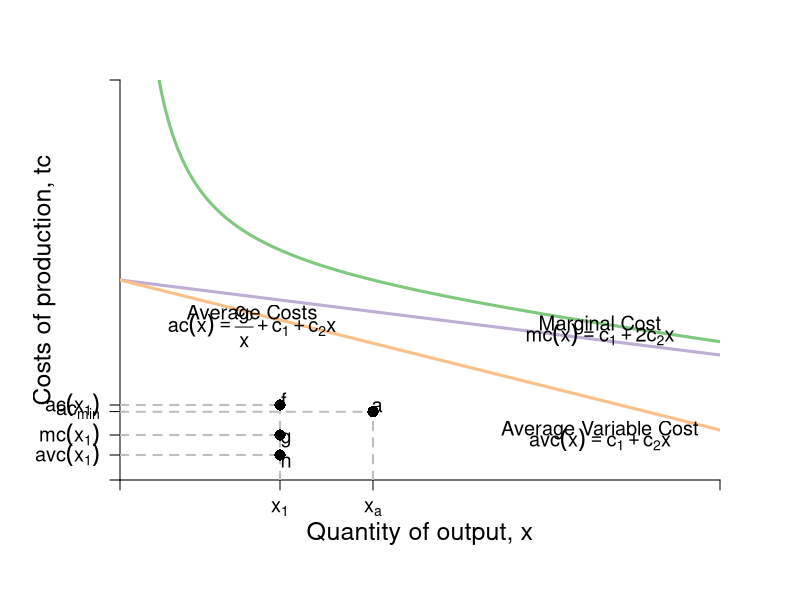

This chart was generated by the following R code:
#Graph Designer: Simon Halliday
#Authors: Bowles, Foley and Halliday
#Title: Coordination, Conflict and Competition: A Text in Microeconomics

require(shape)
pdf(file = "firmmarketsupply/costs_eos.pdf", width = 9, height = 7)

#Set parameters for graphics
axislabelsize <- 1.5
labelsize <- 1.2
graphlinewidth <- 3
segmentlinewidth <- 2

COL <- c("#7fc97f", "#beaed4", "#fdc086", "#ffff99", "#386cb0", "#f0027f", "#bf5b17", "#666666")
COLA <- c("#99d8c9","#66c2a4","#41ae76", "#238b45", "#005824")
COLB <- c("#4eb3d3", "#2b8cbe", "#0868ac","#084081")

#Edited the margins to cater for the larger LHS labels
par(mar =  c(6, 6, 4, 4))

totalcost <- function(x, c0 = 10, c1 = 2, c2 = 0.5){
  c0 + c1*x + c2*x^2
}

avgcost <- function(x,  c0 = 2, c1 = 0.05, c2 = 0.05){
  (c0 + c1*x + c2*x^2)/x
}

avgvarcost <- function(x,  c1 = 0.05, c2 = 0.05){
  (c1*x + c2*x^2)/x
}

marginalcost <- function(x, c1 = 0.05, c2 = 0.05){
  c1 + 2*c2*x
}

mcline <- Mpline <- function(x, constant = 0.3181472, slope = 0.125){
  constant + slope*x
}


xlims <- c(0, 15)
ylims <- c(0, 4)

npts <- 501 
x <- seq(xlims[1], xlims[2], length.out = npts)
y <- seq(ylims[1], ylims[2], length.out = npts) 
a <- c(13, 16.75, 19.25)

plot(0, 0, xlim = xlims, ylim = ylims, type = "n",
     xlab = expression(paste("")),
     ylab = expression(paste("")), 
     xaxt = "n", 
     yaxt = "n", 
     cex.lab = axislabelsize, 
     bty = "n",
     xaxs="i", 
     yaxs="i")

# ticksy <- seq(from = ylims[1], to = ylims[2], by = 1)
# ylabels <- seq(from = ylims[1], to = ylims[2], by = 1)
# ticksx <- seq(from = xlims[1], to = xlims[2], by = 1)
# xlabels <- seq(from = xlims[1], to = xlims[2], by = 1)
ticksy <- c(0, avgvarcost(x = 4), marginalcost(x = 4), avgcost(6.82456), avgcost(x = 4), ylims[2])
ylabels <- c(NA, expression(paste(avc(x[1]))), expression(paste(mc(x[1]))), expression(paste(ac[min])), expression(paste(ac(x[1]))), NA)
ticksx <- c(0, 4, 6.32456, xlims[2])
xlabels <- c(NA, expression(paste(x[1])), expression(paste(x[a])), NA)




axis(1, at = ticksx, pos = 0, labels = xlabels, cex.axis = labelsize)
axis(2, at = ticksy, pos = 0, labels = ylabels, las = 1, cex.axis = labelsize)

npts <- 500 
xx1 <- seq(xlims[1], xlims[2], length.out = npts)
xx3 <- seq(4, 8, length.out = npts)

#lines(xx1, bcA(xx1, w = 10, p = 1.5), col = COLB[3], lwd = graphlinewidth)
lines(xx1, avgcost(xx1, c0 = 2, c1 = 2, c2 = -0.05), col = COL[1], lwd = graphlinewidth)
lines(xx1, avgvarcost(xx1, c1 = 2, c2 = -0.05), col = COL[2], lwd = graphlinewidth)
lines(xx1, marginalcost(xx1, c1 = 2, c2 = -0.05), col = COL[3], lwd = graphlinewidth)
#lines(xx3, mcline(xx3, constant = totalcost(x = 4, c0 = 2, c1 = 0.05, c2 = 0.05) - 6*marginalcost(x = 4, c1 = 0.05, c2 = 0.05), slope = marginalcost(x = 4, c1 = 0.05, c2 = 0.05)), col = "gray", lty = 2, lwd = graphlinewidth)

#Label the axes
mtext(expression(paste("Quantity of output, ", x)), side=1, line = 2.5, cex = axislabelsize)
text(-1.9, 0.5*ylims[2], expression(paste("Costs of production, ",tc)), xpd = TRUE, cex = axislabelsize, srt = 90) 

#Label the cost curve
text(12.5, 14, expression("Total Cost"), cex = labelsize)
text(12.5, 13.5, expression(paste(tc(x) == c[0] + c[1]*x + c[2]*x^2)), cex = labelsize)

#Average Cost
text(3.3, avgcost(x = 3.2) + 0.825, expression(paste("Average Costs")), cex = labelsize)
text(3.3, avgcost(x = 3.2) + 0.7, expression(paste(ac(x) == frac(c[0],x) + c[1] + c[2]*x)), cex = labelsize)

#Average cost minimum
segments(0, avgcost(x = 6.32456), 6.32456, avgcost(x = 6.32456), lty = 2, col = "gray" , lwd = segmentlinewidth)
segments(6.32456, 0, 6.32456, avgcost(x = 6.32456), lty = 2, col = "gray" , lwd = segmentlinewidth)
text(6.32456+0.1, avgcost(x = 6.32456)+0.05, expression(paste("a")), cex = labelsize)
points(6.32456, avgcost(x = 6.32456), pch = 16, col = "black", cex = 1.5)


#Marginal Cost
text(12, marginalcost(x = 12) + 0.3, expression(paste("Marginal Cost")), cex = labelsize)
text(12, marginalcost(x = 12) + 0.2, expression(paste(mc(x) == c[1] + 2*c[2]*x)), cex = labelsize)

#Average Variable Cost
text(12, avgvarcost(x = 12) - 0.15, expression(paste("Average Variable Cost")), cex = labelsize)
text(12, avgvarcost(x = 12) - 0.25, expression(paste(avc(x) == c[1] + c[2]*x)), cex = labelsize)


#Draw segments for average cost
segments(0, avgcost(x = 4, c0 = 2, c1 = 0.05, c2 = 0.05), 4, avgcost(x = 4, c0 = 2, c1 = 0.05, c2 = 0.05), lty = 2, col = "gray" , lwd = segmentlinewidth)
segments(4, 0, 4, avgcost(x = 4), lty = 2, col = "gray" , lwd = segmentlinewidth)
segments(0, marginalcost(x = 4), 4, marginalcost(x = 4), lty = 2, col = "gray" , lwd = segmentlinewidth)
segments(0, avgvarcost(x = 4), 4, avgvarcost(x = 4), lty = 2, col = "gray" , lwd = segmentlinewidth)
# segments(0, 0, 4, avgcost(x = 4, c0 = 2, c1 = 0.05, c2 = 0.05), lty = 2, col = COLB[4] , lwd = segmentlinewidth)
points(4, avgcost(x = 4, c0 = 2, c1 = 0.05, c2 = 0.05), pch = 16, col = "black", cex = 1.5)

text(4.1, avgcost(x = 4) + 0.05, expression(paste("f")), cex = labelsize)
points(4, avgcost(x = 4), pch = 16, col = "black", cex = 1.5)

text(4.15, marginalcost(x = 4) - 0.05, expression(paste("g")), cex = labelsize)
points(4, marginalcost(x = 4), pch = 16, col = "black", cex = 1.5)

text(4.15, avgvarcost(x = 4) - 0.05, expression(paste("h")), cex = labelsize)
points(4, avgvarcost(x = 4), pch = 16, col = "black", cex = 1.5)

dev.off()
